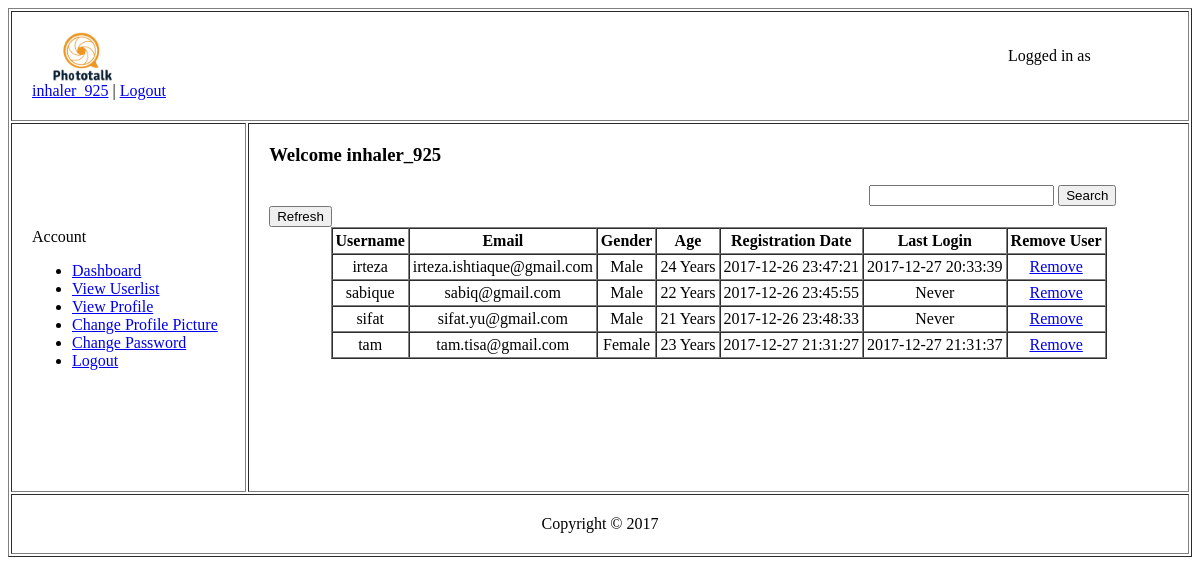
Before: /app/Userlist.php (signed in) with the older database file.
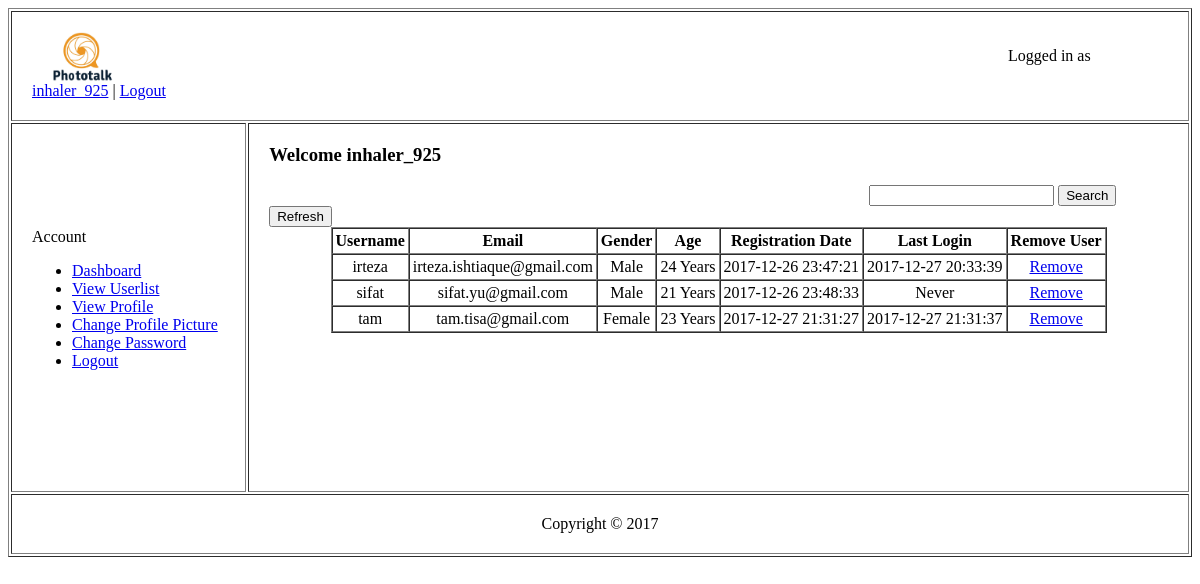
After: the same page with the newer database file.
### tables this page shows
CREATE TABLE `users` (
  `name` varchar(50) NOT NULL,
  `email` varchar(50) NOT NULL,
  `username` varchar(30) NOT NULL,
  `password` varchar(50) NOT NULL,
  `gender` varchar(6) NOT NULL,
  `dob` varchar(12) NOT NULL,
  `profile_picture` blob,
  `register_date` datetime NOT NULL,
  `last_log_in` datetime DEFAULT NULL
);

### data/userlist_handler.php (called while the page is built, shortened)
<?php
	$conn = mysqli_connect("localhost","root","","photography_site",3306);
	$user_data_query = "select * from users";
	$user_data = mysqli_query($conn,$user_data_query);
?>

### app/Userlist.php (the view, shortened to what this page needs)
<?php
	include("../data/userlist_handler.php");
	$flag = 0;
?>
<html>
	<form method="POST">
		<body>
			<table border="1" height="70%" width="100%" cellpadding="20" align="center">
				<tr height="20%">
					<td colspan="9">
						<img align="center"  src="Logo.jpg" width="100" height="50"/>&emsp;&emsp;&emsp;&emsp;&emsp;&emsp;&emsp;&emsp;&emsp;&emsp;&emsp;&emsp;&emsp;&emsp;&emsp;&emsp;&emsp;
						&emsp;&emsp;&emsp;&emsp;&emsp;&emsp;&emsp;&emsp;&emsp;&emsp;&emsp;&emsp;&emsp;&emsp;&emsp;&emsp;&emsp;&emsp;&emsp;&emsp;&emsp;&emsp;&emsp;
						&emsp;&emsp;&emsp;&emsp;&emsp;&emsp;&emsp;&emsp;&emsp;&emsp;&emsp;&emsp;&emsp;&emsp;
						Logged in as <a href="Admin_View_Profile.php"><?= $_SESSION['username']; ?></a> |
						<a href="Login.php">Logout</a>
					</td>
				</tr>
				<tr height="200%">
					<td colspan="1" width="20%">
						Account
						<ul>
							<li><a href="Admin_Dashboard.php">Dashboard</a></li>
							<li><a href="Userlist.php">View Userlist</a></li>
							<li><a href="Admin_View_Profile.php">View Profile</a></li>
							<li><a href="Admin_Change_Profile_Picture.php">Change Profile Picture</a></li>
							<li><a href="Admin_Change_Password.php">Change Password</a></li>
							<li><a href="Login.php">Logout</a></li>
					</td>
					<td colspan="8" valign="top">
						<h3>Welcome <?= $_SESSION['username']; ?></h3> <input type="text" name="searchkey"/> <input type="submit" name="submit" value="Search"/> <input type="submit" value="Refresh"/>
						<table border="1" cellspacing="0" cellpadding="3" align="center">
							<tr>
								<th>Username</th>
								<th>Email</th>
								<th>Gender</th>
								<th>Age</th>
								<th>Registration Date</th>
								<th>Last Login</th>
								<th>Remove User</th>
							</tr>
							<?php
								if($flag == 0)
								{
									if(mysqli_num_rows($user_data) != 0)
									{
										while($row = mysqli_fetch_assoc($user_data))
										{
											echo "<tr>";
												echo "<td align='center'>";
													echo $row['username'];
												echo "</td>";
												echo "<td align='center'>";
													echo $row['email'];
												echo "</td>";
												echo "<td align='center'>";
													echo $row['gender'];
												echo "</td>";
												echo "<td align='center'>";
													$dob = $row['dob'];
													for($i=0;$i<strlen($dob);$i++)
													{
														if($dob[$i] == '/')
														{
															$dob[$i] = '-';
														}
													}
													$today = date("Y-m-d");
													$diff = date_diff(date_create($dob), date_create($today));
													$age = $diff->format('%y');
													echo $age." Years";
												echo "</td>";
												echo "<td align='center'>";
													echo $row['register_date'];
												echo "</td>";
												echo "<td align='center'>";
													if($row['last_log_in'] == null)
														echo "Never";
													else
														echo $row['last_log_in'];
												echo "</td>";
												echo "<td align='center'>";
													$username = $row['username'];
													echo "<a href='Delete User Confirmation.php?username=$username'>Remove</a>";
												echo "</td>";
											echo "</tr>";
										}
									}
									else
									{
										echo "No Registered Users Found !!";
									}
								}
							?>
						</table>
					</td>
				</tr>
				<tr height="10%">
					<td align="center" colspan="9">
						Copyright © 2017
					</td>
				</tr>
			</table>
		</body>
	</form>
</html>

Changed rows visible on the page:
removed users: username "sabique", email "sabiq@gmail.com", gender "Male", age "22", register_date "2017-12-26 23:45:55", shows "Never"
